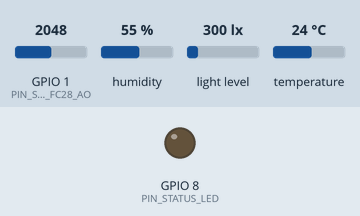
Simulated run of this sketch. Board: ESP32-C3. Shown: output pins drawn as LEDs (lit = HIGH). Inputs (shaded band) come from the test bench; at power-on: light level 300 lx, temperature 24 °C, GPIO 1 (PIN_SOIL_FC28_AO) = 2048, humidity 55 % (analog values on the 0–4095 scale). Pins used as bus, display or sensor lines are not drawn; what the sketch prints to the serial monitor is not drawn.

Above: at 0.0 s.
At 2.9 s:
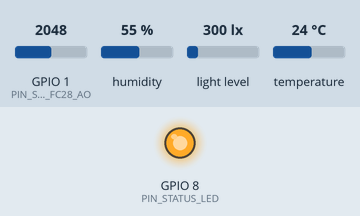
3.0 s: light level set to 40 lx
13.5 s: temperature set to 3 °C
24.0 s: GPIO 1 (PIN_SOIL_FC28_AO) set to 960
34.4 s: humidity set to 22 %
44.7 s: light level set to 1000 lx
55.1 s: GPIO 1 (PIN_SOIL_FC28_AO) set to 160
Timing chart, 0 to 65.5 s (numbered marks = the images above; inputs shaded):
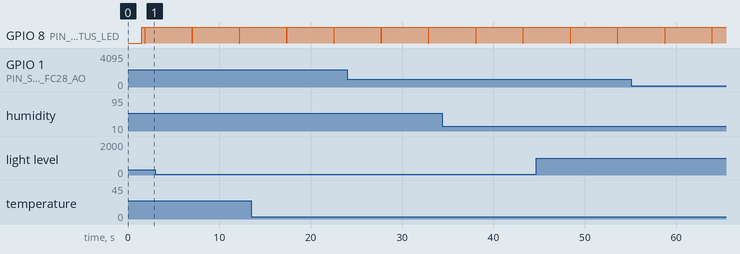

The sketch:

fc28_integration.ino
```cpp
// ============================================================================
// 🌿 GREEN NODE - FINAL INTEGRATION CODE (FC-28 SOIL SENSOR EDITION)
// Microcontroller: ESP32-C3 SuperMini (RISC-V)
// Sensors: FC-28 Soil Moisture, DHT22 (Temp & Hum), BH1750 (Lux), Status LED
// ============================================================================

#include <Wire.h>
#include "DHT.h"
#include <BH1750.h>

// ============================================================================
// 1. PIN ASSIGNMENTS & HARDWARE CONFIGURATION
// ============================================================================

// --- FC-28 Soil Moisture Sensor (ADC1 Pin - Safe with WiFi) ---
const int PIN_SOIL_FC28_AO                         = 1;       // GPIO1 (ADC1_CH1) -> Analog Out
const int PIN_SOIL_POWER_GATE                      = 2;       // GPIO2 -> Power-Gating VCC (Active HIGH)

// --- DHT22 Temperature & Humidity Sensor ---
const int PIN_DHT_DATA                             = 3;       // GPIO3 -> Single-Wire Digital Data
#define DHTTYPE DHT22

// --- BH1750 Ambient Light Sensor (Dedicated Hardware I2C) ---
const int PIN_BH1750_SDA                           = 5;       // GPIO5 -> Hardware I2C SDA
const int PIN_BH1750_SCL                           = 6;       // GPIO6 -> Hardware I2C SCL

// --- Onboard Status LED ---
const int PIN_STATUS_LED                           = 8;       // GPIO8 -> Blue Status LED (Active LOW)

// ============================================================================
// 2. TIMING & CALIBRATION CONSTANTS
// ============================================================================

// Timing parameters
const unsigned long FC28_SETTLE_MS                 = 20;      // 20ms RC filter stabilization after power-on
const unsigned long FC28_RESET_MS                  = 40;      // 40ms probe discharge after power-off
const unsigned long REFRESH_INTERVAL_MS            = 5000;    // 5-second interval between telemetry reads

// FC-28 Calibration Endpoints (ESP32-C3 12-bit ADC: 0 - 4095)
const int FC28_DRY_ADC                             = 400;     // Raw ADC in dry air (0% moisture)
const int FC28_WET_ADC                             = 4095;    // Raw ADC in saturated water (100% moisture)
const int ADC_SAMPLE_COUNT                         = 16;      // Oversampling count per measurement

// Sensor Instances
DHT dht(PIN_DHT_DATA, DHTTYPE);
BH1750 lightMeter;


// ============================================================================
// 3. HELPER FUNCTIONS
// ============================================================================

// Flashes the onboard blue LED
void pulseStatusLed(int durationMs = 40) {
    digitalWrite(PIN_STATUS_LED, LOW);   // ON (active low)
    delay(durationMs);
    digitalWrite(PIN_STATUS_LED, HIGH);  // OFF
}

// Multi-sample ADC averaging with warm-up discard
int readSoilAdcAveraged(int analogPin) {
    for (int i = 0; i < 4; i++) {
        (void)analogRead(analogPin);
        delayMicroseconds(500);
    }
    long sum = 0;
    for (int i = 0; i < ADC_SAMPLE_COUNT; i++) {
        sum += analogRead(analogPin);
        delayMicroseconds(250);
    }
    return (int)(sum / ADC_SAMPLE_COUNT);
}

// Converts raw ADC reading into moisture percentage
float calculateMoisturePercent(int rawAdc) {
    float span = (float)(FC28_WET_ADC - FC28_DRY_ADC);
    float percent = (((float)rawAdc - (float)FC28_DRY_ADC) / span) * 100.0f;
    return constrain(percent, 0.0f, 100.0f);
}

// Classifies ambient lux intensity
const char* classifyLux(float lux) {
    if (lux < 10.0)      return "Dark / Night";
    if (lux < 200.0)     return "Dim Indoor";
    if (lux < 1000.0)    return "Bright Indoor";
    if (lux < 5000.0)    return "Overcast / Shaded";
    return "Direct Sunlight";
}


// ============================================================================
// 4. SYSTEM INITIALIZATION
// ============================================================================

void setup() {
    Serial.begin(115200);
    delay(1500); // Allow native USB-CDC to initialize

    // Initialize Onboard LED
    pinMode(PIN_STATUS_LED, OUTPUT);
    digitalWrite(PIN_STATUS_LED, HIGH); // OFF initially

    // Initialize Soil Power-Gating pin
    pinMode(PIN_SOIL_POWER_GATE, OUTPUT);
    digitalWrite(PIN_SOIL_POWER_GATE, LOW); // Probe powered off initially

    // Configure 12-bit ADC with 11dB attenuation
    analogReadResolution(12);
    analogSetAttenuation(ADC_11db);

    // Initialize DHT22
    dht.begin();

    // Initialize I2C Bus & BH1750
    Wire.begin(PIN_BH1750_SDA, PIN_BH1750_SCL);
    bool bh1750Online = lightMeter.begin(BH1750::CONTINUOUS_HIGH_RES_MODE);

    Serial.println("\n======================================================================");
    Serial.println("     🌿 GREEN NODE FINAL INTEGRATION - FC-28 EDITION                   ");
    Serial.println("======================================================================");
    Serial.println("HARDWARE PIN ASSIGNMENTS:");
    Serial.println("  • FC-28 Soil Moisture (AO)   : GPIO 1 (ADC1_CH1)");
    Serial.println("  • Soil VCC Power Gate        : GPIO 2 (Electrolysis Protection)");
    Serial.println("  • DHT22 Temp & Humidity      : GPIO 3 (Digital Single-Wire)");
    Serial.println("  • BH1750 Ambient Light (SDA) : GPIO 5 (I2C SDA)");
    Serial.println("  • BH1750 Ambient Light (SCL) : GPIO 6 (I2C SCL)");
    Serial.println("  • Onboard Status Indicator   : GPIO 8 (Active LOW)");
    Serial.println("----------------------------------------------------------------------");
    Serial.print("BH1750 Sensor Status         : ");
    Serial.println(bh1750Online ? "✅ ONLINE (Address 0x23)" : "❌ OFFLINE (Check wiring)");
    Serial.print("Refresh Interval             : ");
    Serial.print(REFRESH_INTERVAL_MS);
    Serial.println(" ms (5 sec)");
    Serial.println("======================================================================\n");

    delay(200);
}


// ============================================================================
// 5. MAIN EXECUTION LOOP (5-SECOND INTERVAL)
// ============================================================================

void loop() {
    // ------------------------------------------------------------------------
    // Step 1: Read FC-28 Soil Moisture with Power Gating
    // ------------------------------------------------------------------------
    digitalWrite(PIN_SOIL_POWER_GATE, HIGH); // Power ON probe
    delay(FC28_SETTLE_MS);

    int soilRaw = readSoilAdcAveraged(PIN_SOIL_FC28_AO);

    digitalWrite(PIN_SOIL_POWER_GATE, LOW);  // Power OFF probe (stops corrosion)
    delay(FC28_RESET_MS);

    float soilPercent = calculateMoisturePercent(soilRaw);

    // ------------------------------------------------------------------------
    // Step 2: Read DHT22 (Temperature & Humidity)
    // ------------------------------------------------------------------------
    float humidity    = dht.readHumidity();
    float temperature = dht.readTemperature();
    bool dhtValid     = !isnan(humidity) && !isnan(temperature);
    float heatIndex   = dhtValid ? dht.computeHeatIndex(temperature, humidity, false) : 0.0f;

    // ------------------------------------------------------------------------
    // Step 3: Read BH1750 (Ambient Light in Lux)
    // ------------------------------------------------------------------------
    float lux = lightMeter.readLightLevel();
    bool luxValid = (lux >= 0.0f);

    // ------------------------------------------------------------------------
    // Step 4: Visual Status Feedback
    // ------------------------------------------------------------------------
    pulseStatusLed(40);

    // ------------------------------------------------------------------------
    // Step 5: Formatted Telemetry Output
    // ------------------------------------------------------------------------
    Serial.println("┌─────────────────────────── TELEMETRY REPORT ───────────────────────────┐");

    // Soil Moisture
    Serial.printf("│ 🌾 Soil Moisture (FC-28)  : %5.1f %%  (Raw ADC: %4d / 4095)              │\n", soilPercent, soilRaw);

    // Temperature & Humidity
    if (dhtValid) {
        Serial.printf("│ 🌡️  Temperature           : %5.2f °C  (Heat Index: %5.2f °C)              │\n", temperature, heatIndex);
        Serial.printf("│ 💧 Relative Humidity      : %5.2f %%                                      │\n", humidity);
    } else {
        Serial.println("│ ⚠️  DHT22 Environmental    : Read Error (NaN) Check GPIO 3 wiring       │");
    }

    // Light
    if (luxValid) {
        Serial.printf("│ ☀️  Ambient Light (BH1750) : %7.1f lx  [%-18s]           │\n", lux, classifyLux(lux));
    } else {
        Serial.println("│ ⚠️  BH1750 Light Sensor    : Read Error Check GPIO 5/6 I2C             │");
    }

    Serial.println("└────────────────────────────────────────────────────────────────────────┘\n");

    // ------------------------------------------------------------------------
    // Step 6: Wait before next cycle
    // ------------------------------------------------------------------------
    delay(REFRESH_INTERVAL_MS);
}
```

Measured:
- by itself, GPIO 8 (PIN_STATUS_LED): alternates HIGH for 5.1 s and LOW for 0.04 s
